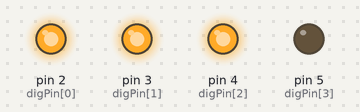
Recording of a sketch running on a simulated Arduino Uno, built with avr-gcc and run on an emulated ATmega328P. Shown: output pins drawn as LEDs (lit = HIGH). What the sketch prints to the serial monitor is not drawn.

Above: at 0.1 s.
Timing chart, 0 to 1.6 s (numbered marks = the images above):
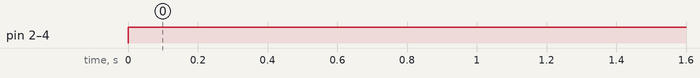

The sketch:

sketch_aug16a.ino
```cpp
//Constants
#define NUM_DO 4 //8
//Parameters
const int digPin[NUM_DO] = {2, 3, 4, 5};


void setup() {
  // put your setup code here, to run once:
  	Serial.begin(9600);
 	Serial.println(F(" Initialize System "));

  for (int i = 0; i < NUM_DO; i++) pinMode(digPin[i], OUTPUT);
}

void loop() {
  // put your main code here, to run repeatedly:

 digitalWrite(digPin[0], HIGH);
 digitalWrite(digPin[1], HIGH);
 digitalWrite(digPin[2], HIGH);
 digitalWrite(digPin[3], LOW);

}
```

Measured:
- by itself, pin 2 (digPin[0]), pin 3 (digPin[1]), pin 4 (digPin[2]): LOW → HIGH at 0.00 s
